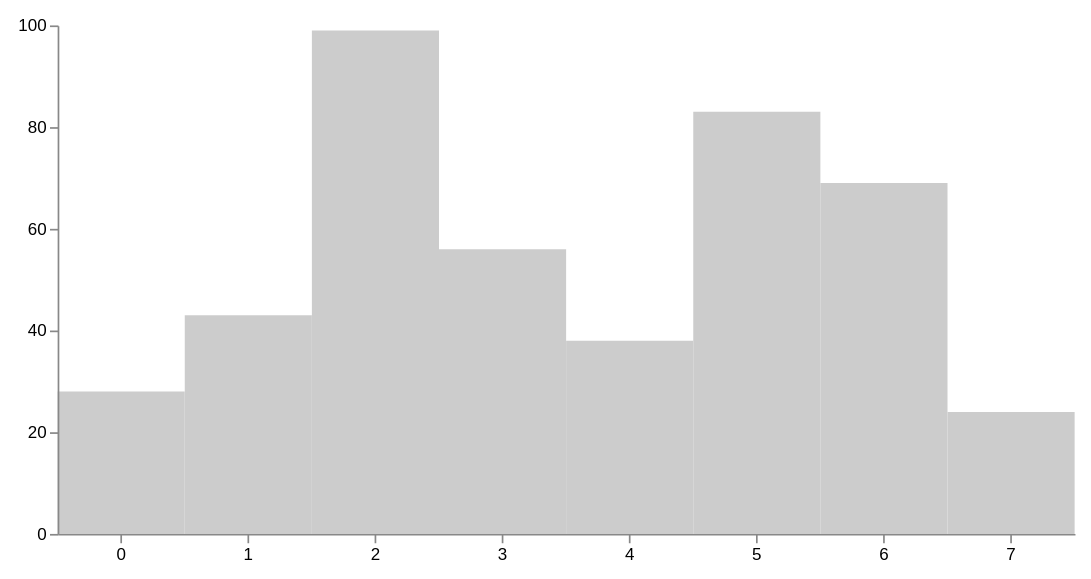

Express this chart as Vega-Lite.
### Vega specification from a JSON file in a GitHub repository (floating-point values rounded to 4 significant figures)
{"schema": {"language": "vega", "version": "3.0"}, "width": 600, "height": 300, "padding": 10, "signals": [{"name": "shift", "value": false, "on": [{"events": {"marktype": "rect", "type": "click"}, "update": "event.shiftKey", "force": true}]}, {"name": "clicked", "value": null, "on": [{"events": {"marktype": "rect", "type": "click"}, "update": "datum", "force": true}]}], "data": [{"name": "values", "values": [{"x": 0, "y": 28}, {"x": 1, "y": 43}, {"x": 2, "y": 99}, {"x": 3, "y": 56}, {"x": 4, "y": 38}, {"x": 5, "y": 83}, {"x": 6, "y": 69}, {"x": 7, "y": 24}]}, {"name": "selected", "on": [{"trigger": "!shift", "remove": true}, {"trigger": "!shift && clicked", "insert": "clicked"}, {"trigger": "shift && clicked", "toggle": "clicked"}]}], "scales": [{"name": "xscale", "type": "band", "range": "width", "round": true, "domain": {"data": "values", "field": "x"}}, {"name": "yscale", "type": "linear", "range": "height", "round": true, "domain": {"data": "values", "field": "y"}, "zero": true, "nice": true}], "axes": [{"scale": "yscale", "orient": "left", "tickCount": 5, "zindex": 1}, {"scale": "xscale", "orient": "bottom", "zindex": 1}], "marks": [{"type": "rect", "from": {"data": "values"}, "encode": {"enter": {"x": {"scale": "xscale", "field": "x"}, "width": {"scale": "xscale", "band": 1}, "y": {"scale": "yscale", "field": "y"}, "y2": {"scale": "yscale", "value": 0}}, "update": {"fill": [{"test": "indata('selected', '_id', datum._id)", "value": "steelblue"}, {"value": "#ccc"}]}}}]}
